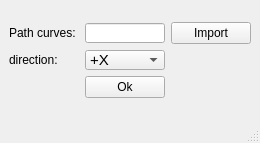
<?xml version="1.0" encoding="UTF-8"?>
<ui version="4.0">
 <class>MainWindow</class>
 <widget class="QMainWindow" name="MainWindow">
  <property name="geometry">
   <rect>
    <x>0</x>
    <y>0</y>
    <width>260</width>
    <height>143</height>
   </rect>
  </property>
  <property name="windowTitle">
   <string>MainWindow</string>
  </property>
  <widget class="QWidget" name="centralwidget">
   <layout class="QGridLayout" name="gridLayout_2">
    <item row="0" column="0">
     <layout class="QGridLayout" name="gridLayout">
      <item row="1" column="0">
       <widget class="QLabel" name="label">
        <property name="text">
         <string>Path curves: </string>
        </property>
       </widget>
      </item>
      <item row="2" column="0">
       <widget class="QLabel" name="label_2">
        <property name="text">
         <string>direction:</string>
        </property>
       </widget>
      </item>
      <item row="2" column="1">
       <widget class="QComboBox" name="lbx_direction">
        <property name="sizePolicy">
         <sizepolicy hsizetype="Fixed" vsizetype="Preferred">
          <horstretch>0</horstretch>
          <verstretch>0</verstretch>
         </sizepolicy>
        </property>
        <property name="maximumSize">
         <size>
          <width>120</width>
          <height>20</height>
         </size>
        </property>
        <property name="font">
         <font>
          <pointsize>11</pointsize>
          <weight>50</weight>
          <bold>false</bold>
          <kerning>true</kerning>
         </font>
        </property>
        <property name="mouseTracking">
         <bool>false</bool>
        </property>
        <property name="tabletTracking">
         <bool>false</bool>
        </property>
        <property name="acceptDrops">
         <bool>false</bool>
        </property>
        <property name="layoutDirection">
         <enum>Qt::LeftToRight</enum>
        </property>
        <property name="autoFillBackground">
         <bool>false</bool>
        </property>
        <property name="frame">
         <bool>true</bool>
        </property>
        <item>
         <property name="text">
          <string>+X</string>
         </property>
        </item>
        <item>
         <property name="text">
          <string>+Y</string>
         </property>
        </item>
        <item>
         <property name="text">
          <string>+Z</string>
         </property>
        </item>
        <item>
         <property name="text">
          <string>-X</string>
         </property>
        </item>
        <item>
         <property name="text">
          <string>-Y</string>
         </property>
        </item>
        <item>
         <property name="text">
          <string>-Z</string>
         </property>
        </item>
       </widget>
      </item>
      <item row="1" column="1">
       <widget class="QLineEdit" name="let_pathcurves">
        <property name="maximumSize">
         <size>
          <width>120</width>
          <height>20</height>
         </size>
        </property>
       </widget>
      </item>
      <item row="1" column="2">
       <widget class="QPushButton" name="ptn_import">
        <property name="text">
         <string>Import</string>
        </property>
       </widget>
      </item>
      <item row="3" column="1">
       <widget class="QPushButton" name="ptn_ok">
        <property name="text">
         <string>Ok</string>
        </property>
       </widget>
      </item>
     </layout>
    </item>
   </layout>
  </widget>
  <widget class="QMenuBar" name="menubar">
   <property name="geometry">
    <rect>
     <x>0</x>
     <y>0</y>
     <width>260</width>
     <height>23</height>
    </rect>
   </property>
  </widget>
  <widget class="QStatusBar" name="statusbar"/>
 </widget>
 <resources/>
 <connections/>
</ui>
